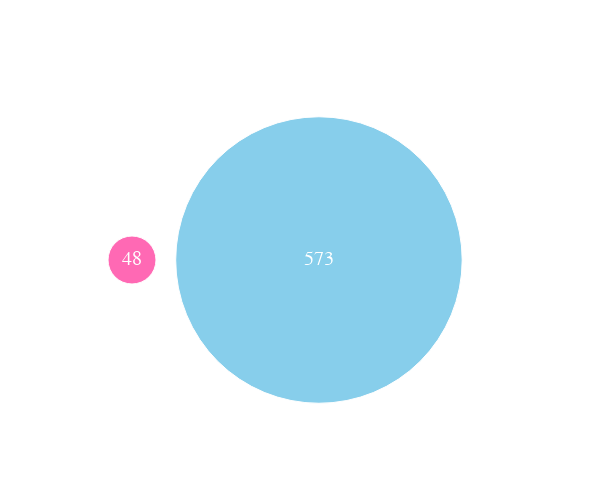

This figure's notebook cell:
### Markdown cell above
#### **Plot 1**

### Code cell
total_people = nr_men_women['number_of'].sum()
nr_men_women['percentage'] = nr_men_women['number_of']/total_people*100
nr_men_women['percentage'] = nr_men_women['percentage'].round(2)
fig = go.Figure(data=[go.Scatter(
    x=nr_men_women['x_value_to_align'], y=nr_men_women['y_value_to_align'],
    text=nr_men_women['number_of'],
    mode='markers+text',
    marker=dict(
        color=['hotpink', 'skyblue'],
        opacity=[1, 1],
        size=[nr_of_women, nr_of_men/2]),
    hovertemplate=
        "Articles about "+nr_men_women['gender']+" are " + ""+nr_men_women['percentage'].astype(str)+"%" +" of all articles about People"+ "",)])

fig.update_layout(
    font_family="Arial",
    font_color="white",
    font_size=20,
    template = 'simple_white',
    width=600, height=500
)

fig.update_xaxes(visible=False)   
fig.update_yaxes(visible=False)
fig.show()

fig.to_html(full_html = False, include_plotlyjs='cdn')
fig.write_html("datastory_plot/plot1.html", full_html=False, include_plotlyjs='cdn')
#nr_men_women

### Figure 1 — Plotly figure (JSON) as saved in the notebook; plotly's stock layout.template omitted (floating-point values rounded to 4 significant figures)
{"data": [{"hovertemplate": ["Articles about women are 7.73% of all articles about People", "Articles about men are 92.27% of all articles about People"], "marker": {"color": ["hotpink", "skyblue"], "opacity": [1, 1], "size": [48, 286.5]}, "mode": "markers+text", "text": [48, 573], "type": "scatter", "x": [1, 3], "y": [1, 1]}], "layout": {"font": {"color": "white", "family": "Arial", "size": 20}, "height": 500, "width": 600, "xaxis": {"autorange": true, "range": [0.4437, 5.151], "type": "linear", "visible": false}, "yaxis": {"autorange": true, "range": [0, 2], "type": "linear", "visible": false}}}
